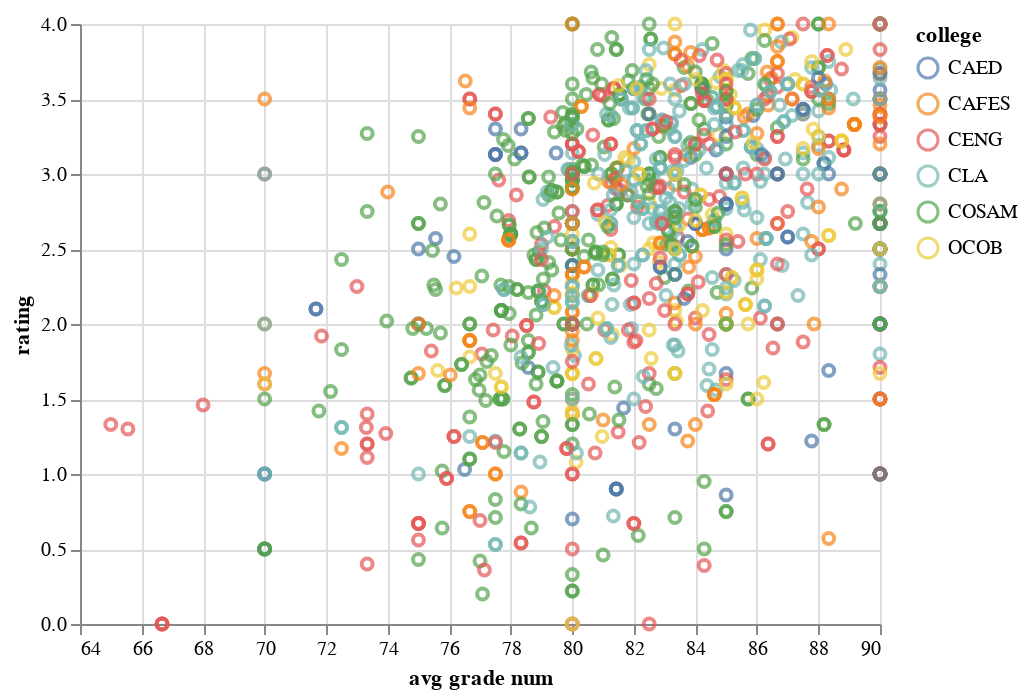

Source (notebook cell):
### Markdown cell above
Next, we look at the effect of average grade on polyrating

### Code cell
sub2 = sub[sub['avg grade num'] > 55]
alt.Chart(sub2).mark_point().encode(
    alt.X('avg grade num', scale=alt.Scale(zero=False)),
    y='rating',
    color='college'
)

### Figure 1 — Vega-Lite specification as saved in the notebook (floating-point values rounded to 4 significant figures; data arrays with more than 128 entries replaced by an {"elided": "..."} marker saying what was removed)
{"$schema": "https://vega.github.io/schema/vega-lite/v2.json", "config": {"view": {"height": 300, "width": 400}}, "data": {"values": {"elided": "1202 records"}}, "encoding": {"color": {"field": "college", "type": "nominal"}, "x": {"field": "avg grade num", "scale": {"zero": false}, "type": "quantitative"}, "y": {"field": "rating", "type": "quantitative"}}, "mark": "point"}
